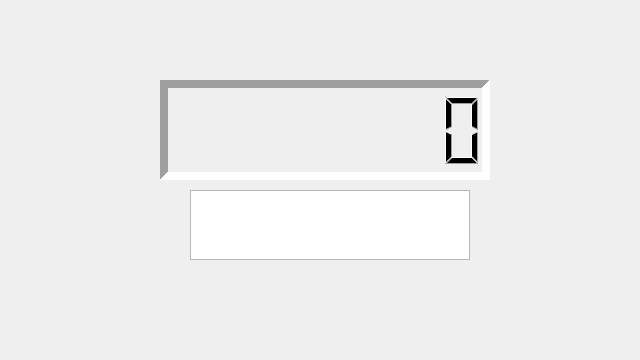
<?xml version="1.0" encoding="UTF-8"?>
<ui version="4.0">
 <class>Main</class>
 <widget class="QWidget" name="Main">
  <property name="geometry">
   <rect>
    <x>0</x>
    <y>0</y>
    <width>640</width>
    <height>360</height>
   </rect>
  </property>
  <property name="sizePolicy">
   <sizepolicy hsizetype="Minimum" vsizetype="Minimum">
    <horstretch>0</horstretch>
    <verstretch>0</verstretch>
   </sizepolicy>
  </property>
  <property name="cursor">
   <cursorShape>BlankCursor</cursorShape>
  </property>
  <property name="windowTitle">
   <string>Clockshima</string>
  </property>
  <property name="windowOpacity">
   <double>1.000000000000000</double>
  </property>
  <property name="layoutDirection">
   <enum>Qt::LeftToRight</enum>
  </property>
  <property name="autoFillBackground">
   <bool>false</bool>
  </property>
  <widget class="QLCDNumber" name="digitalClock">
   <property name="geometry">
    <rect>
     <x>160</x>
     <y>80</y>
     <width>330</width>
     <height>100</height>
    </rect>
   </property>
   <property name="cursor">
    <cursorShape>BlankCursor</cursorShape>
   </property>
   <property name="frameShape">
    <enum>QFrame::Panel</enum>
   </property>
   <property name="frameShadow">
    <enum>QFrame::Sunken</enum>
   </property>
   <property name="lineWidth">
    <number>8</number>
   </property>
   <property name="midLineWidth">
    <number>0</number>
   </property>
   <property name="smallDecimalPoint">
    <bool>false</bool>
   </property>
   <property name="digitCount">
    <number>8</number>
   </property>
   <property name="segmentStyle">
    <enum>QLCDNumber::Filled</enum>
   </property>
  </widget>
  <widget class="QPlainTextEdit" name="scriptBox">
   <property name="geometry">
    <rect>
     <x>190</x>
     <y>190</y>
     <width>280</width>
     <height>70</height>
    </rect>
   </property>
   <property name="cursor" stdset="0">
    <cursorShape>BlankCursor</cursorShape>
   </property>
   <property name="verticalScrollBarPolicy">
    <enum>Qt::ScrollBarAlwaysOff</enum>
   </property>
   <property name="horizontalScrollBarPolicy">
    <enum>Qt::ScrollBarAlwaysOff</enum>
   </property>
   <property name="sizeAdjustPolicy">
    <enum>QAbstractScrollArea::AdjustIgnored</enum>
   </property>
   <property name="readOnly">
    <bool>true</bool>
   </property>
  </widget>
 </widget>
 <resources/>
 <connections/>
</ui>
